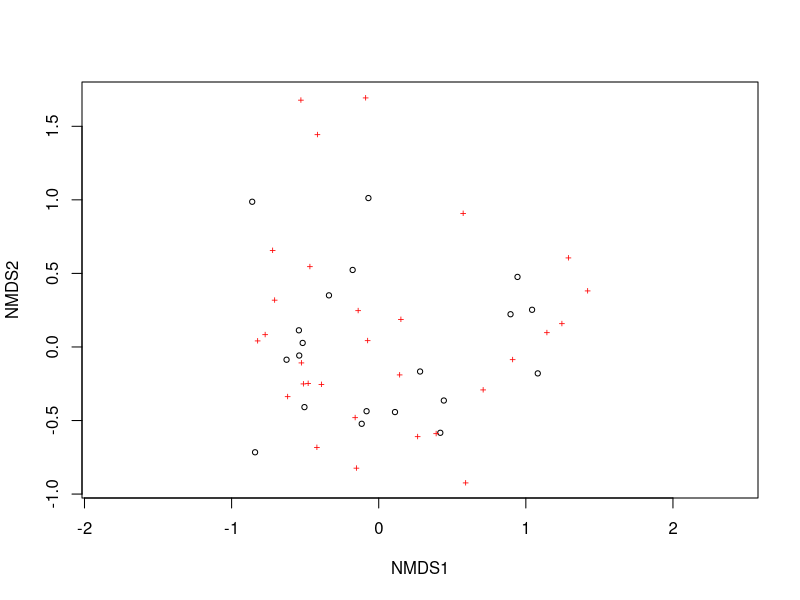
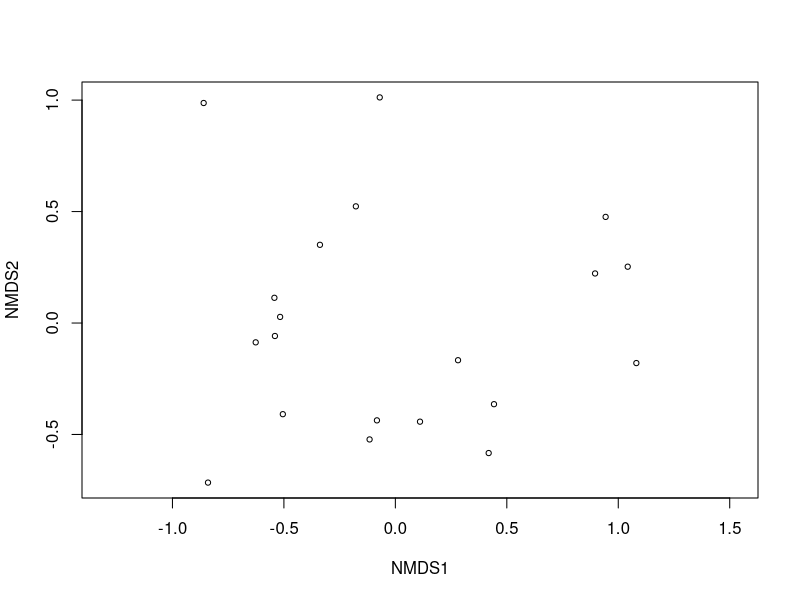
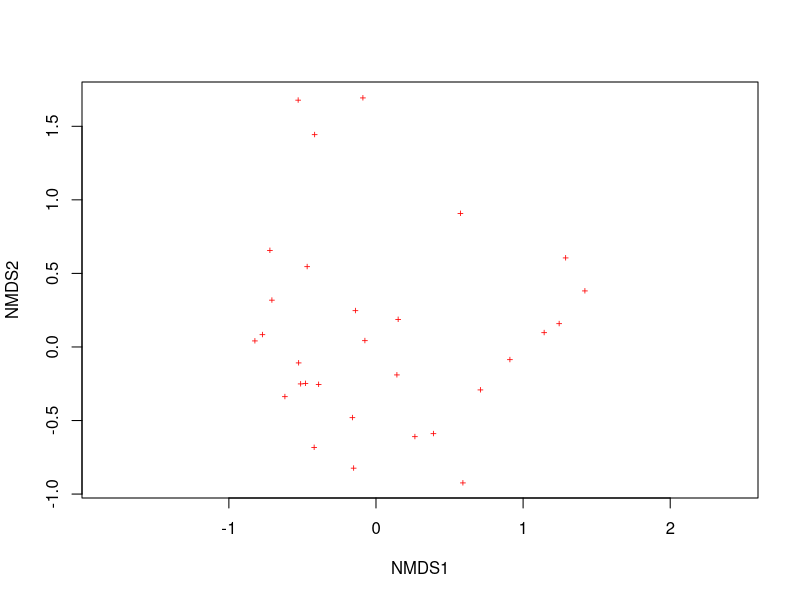
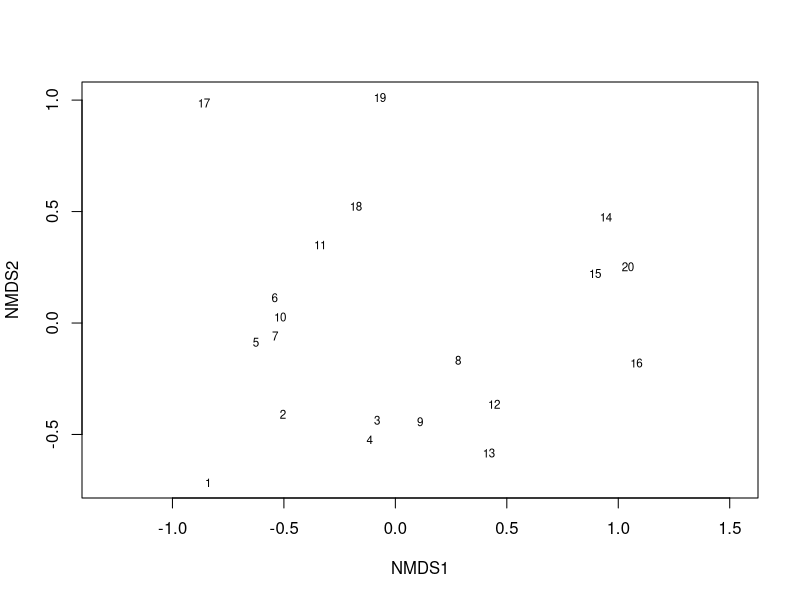
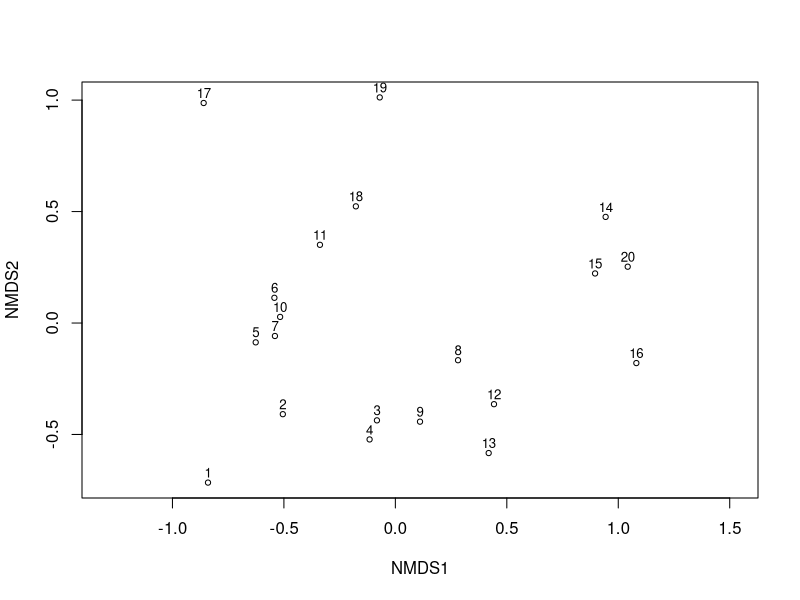
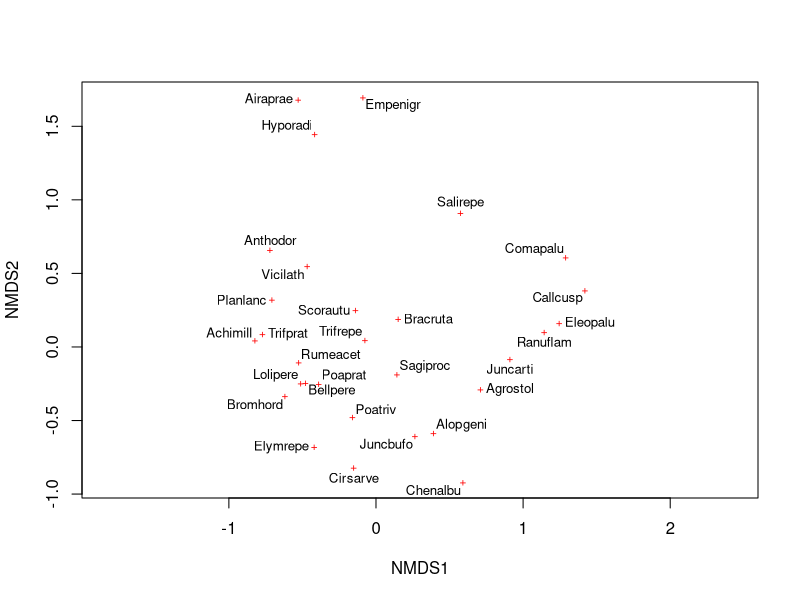
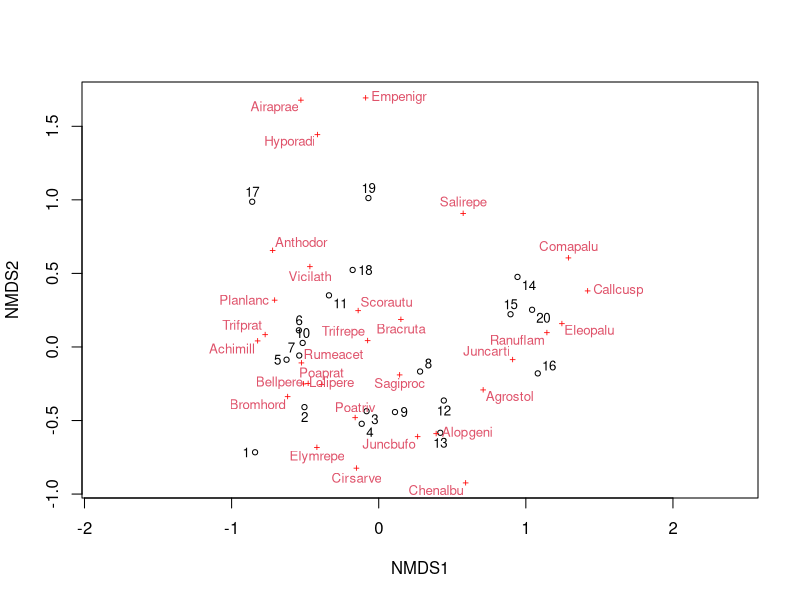
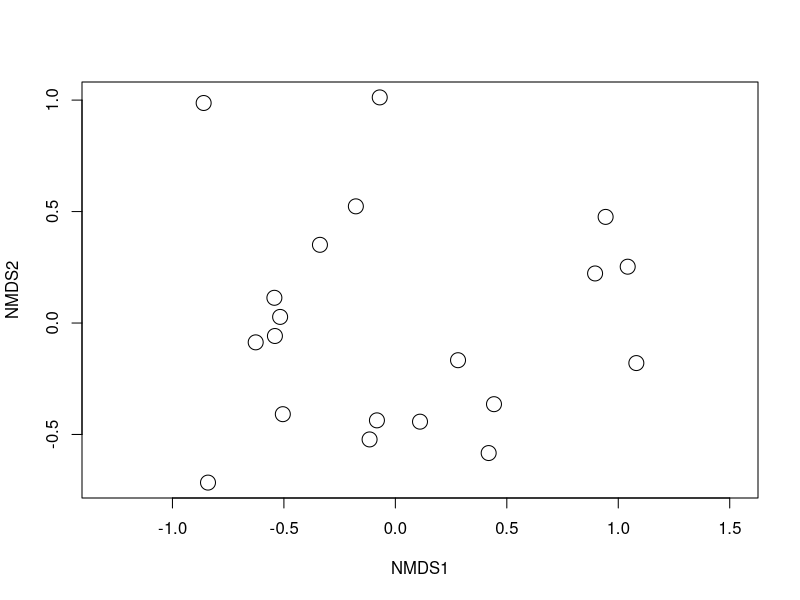

Recreate these plots in R, in order.
## ---- chunk 1
knitr::opts_chunk$set(comment = "", cache = TRUE, crop = TRUE)
knitr::knit_hooks$set(crop = knitr::hook_pdfcrop)
## ---- chunk 2
library("vegan")
data(dune)
data(dune.env)
## ---- chunk 3
dim(dune)
head(dune[,1:10], n=3)
## ---- chunk 4
head(dune.env, n=3)
summary(dune.env)
## ---- chunk 5
dune.bray.ord <- metaMDS(dune, distance = "bray", k = 2, trymax = 50)
## ---- chunk 6
plot(dune.bray.ord)
## ---- chunk 7
plot(dune.bray.ord, display = "sites")
## ---- chunk 8
plot(dune.bray.ord, display = "species")
## ---- chunk 9
plot(dune.bray.ord, display = "sites", type = "t")
## ---- chunk 10
plot(dune.bray.ord, display = "sites")
set.seed(314) ## make reproducible
ordipointlabel(dune.bray.ord, display = "sites", scaling = 3, add = TRUE)
## ---- chunk 11
plot(dune.bray.ord, display = "species")
set.seed(314) ## make reproducible
ordipointlabel(dune.bray.ord, display = "species", scaling = 3, add = TRUE)
## ---- chunk 12
plot(dune.bray.ord)
set.seed(314) ## make reproducible
ordipointlabel(dune.bray.ord, scaling = 3, add = TRUE)
## ---- chunk 13
plot(dune.bray.ord, display = "sites", cex=2)
## ---- chunk 14
colors.vec <- c("red", "blue", "orange", "grey")
plot(dune.bray.ord, display = "sites", type = "n")
points(dune.bray.ord, display = "sites", cex=2, pch = 21, 
       col = colors.vec[dune.env$Management], 
       bg = colors.vec[dune.env$Management])
legend("topright", legend = levels(dune.env$Management), bty = "n",
                      col = colors.vec, pch = 21, pt.bg = colors.vec)
## ---- chunk 15
par(mar = rep(0,4))
plot(c(-1, 26), 0:1, type = "n", axes = FALSE)
text(0:25, 0.4, 0:25, cex = 1.5)
points(0:25, rep(0.3, 26), pch = 0:25, bg = "grey", cex = 2)
## ---- chunk 16
shapes.vec <- c(21, 22, 24)
plot(dune.bray.ord, display = "sites", type = "n")
points(dune.bray.ord, display = "sites", cex=2, bg = "black", 
       pch = shapes.vec[dune.env$Use])
legend("topright", legend = levels(dune.env$Use), bty = "n",
                      col = "black", pch = shapes.vec, pt.bg = "black")
## ---- chunk 17
colors.vec <- c("red", "blue", "orange", "grey")
shapes.vec <- c(21, 22, 24)
plot(dune.bray.ord, display = "sites", type = "n")
points(dune.bray.ord, display = "sites", cex=2, 
       pch = shapes.vec[dune.env$Use], 
       col = colors.vec[dune.env$Management], 
       bg = colors.vec[dune.env$Management])
legend("topright", legend = levels(dune.env$Management), bty = "n",
                      col = colors.vec, pch = 21, pt.bg = colors.vec)
legend(1.4,1.05, legend = levels(dune.env$Use), bty = "n",
                      col = "black", pch = shapes.vec, pt.bg = "black")
## ---- chunk 18
# Just points
plot(dune.bray.ord, display = "sites", cex=2)
## ---- chunk 19
plot(dune.bray.ord, display = "sites", cex=2)
ordihull(dune.bray.ord,groups = dune.env$Management, label = TRUE)
## ---- chunk 20
plot(dune.bray.ord, display = "sites", cex=2)
ordihull(dune.bray.ord,groups = dune.env$Management, label = TRUE, col = "blue")
## ---- chunk 21
plot(dune.bray.ord, display = "sites", cex=2)
ordihull(dune.bray.ord,groups = dune.env$Management, label = TRUE, col = "blue")
ordispider(dune.bray.ord,groups = dune.env$Management, label = TRUE)
## ---- chunk 22
# Plot first, then add layers
plot(dune.bray.ord, display = "sites", cex=2)
## ---- chunk 23
plot(dune.bray.ord, display = "sites", cex=2)
ordispider(dune.bray.ord,groups = dune.env$Management, label = TRUE)
## ---- chunk 24
plot(dune.bray.ord, type = "n")
## ---- chunk 25
plot(dune.bray.ord, type = "n")
points(dune.bray.ord,display = "sites", cex = 2)
## ---- chunk 26
plot(dune.bray.ord, display = "sites", type = "n")
## ---- chunk 27
plot(dune.bray.ord, display = "sites", type = "n")
points(dune.bray.ord, display = "sites", cex = 2)
## ---- chunk 28
plot(dune.bray.ord, display = "sites", type = "n")
points(dune.bray.ord,display = "sites", cex = 2)
ordispider(dune.bray.ord,groups = dune.env$Management, label = TRUE)
## ---- chunk 29
plot(dune.bray.ord, display = "sites", type = "n")
points(dune.bray.ord, display = "sites", cex = 2)
ordiellipse(dune.bray.ord,groups = dune.env$Management, label = TRUE)
## ---- chunk 30
plot(dune.bray.ord, display = "sites", type = "n")
points(dune.bray.ord,display = "sites", cex = 2)
ordisurf(dune.bray.ord,dune.env$A1, add = TRUE)
## ---- chunk 31
dune.bray.ord.A1.fit <- envfit(dune.bray.ord ~ A1, data = dune.env, permutations = 1000)
dune.bray.ord.A1.fit
## ---- chunk 32
plot(dune.bray.ord, display = "sites", type = "n")
points(dune.bray.ord,display = "sites", cex = 2)
plot(dune.bray.ord.A1.fit, add = TRUE)
ordisurf(dune.bray.ord,dune.env$A1, add = TRUE)
